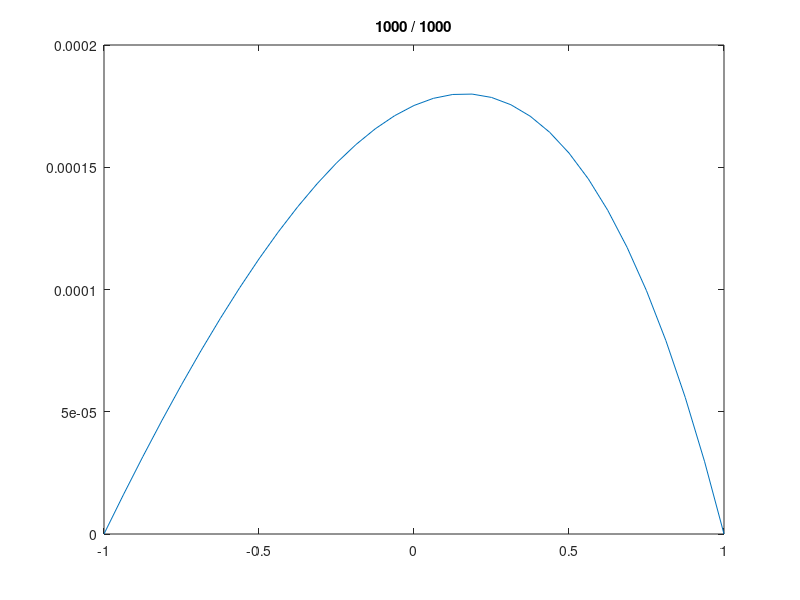

Here is the MATLAB script that generated this plot:
% function poisson_test
% Simlate and solve Poisson
Nx = 33;
Ny = 1;
sz = [Nx Ny];
u = @(x,y) exp(x);
L = @(x,y) exp(x);

x = linspace(-1, 1, Nx);
y = linspace( 0, 0, Ny);
h = x(2)-x(1);

[X, Y] = ndgrid(x, y);
U = u(X, Y);
F = L(X, Y);
F = F(2:end-1, 1:end);

% Take an initial guess.

V = U;
% V(2:end-1, 1:end) = 0;

s = [1; 0; 1];
T = 1000;

for t = 1:T
    if mod(t, 10) == 0 
        plot(x, V - u(X, Y))
        title(sprintf('%d / %d', t, T))
        pause(0.05);
    end
    V(2:end-1, 1:end) = 0.5 * ...
        (conv2(V, s, 'valid') - h^2 * F);
end
